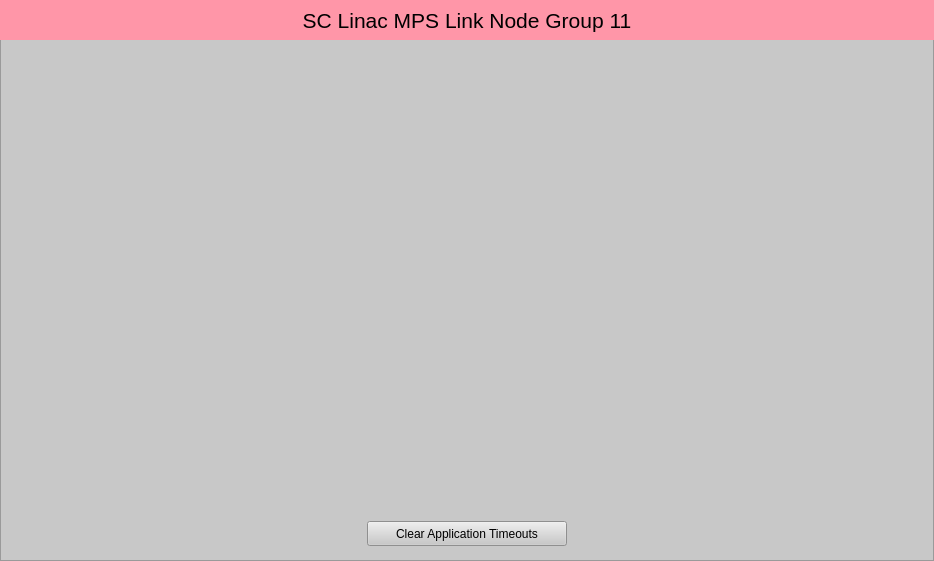
<?xml version="1.0" encoding="UTF-8"?>
<ui version="4.0">
 <class>Form</class>
 <widget class="QWidget" name="Form">
  <property name="geometry">
   <rect>
    <x>0</x>
    <y>0</y>
    <width>934</width>
    <height>561</height>
   </rect>
  </property>
  <property name="windowTitle">
   <string>SC Linac MPS Link Node Group 11</string>
  </property>
  <widget class="QFrame" name="frame">
   <property name="geometry">
    <rect>
     <x>0</x>
     <y>0</y>
     <width>934</width>
     <height>561</height>
    </rect>
   </property>
   <property name="styleSheet">
    <string notr="true">background-color: rgb(200, 200, 200);</string>
   </property>
   <property name="frameShape">
    <enum>QFrame::StyledPanel</enum>
   </property>
   <property name="frameShadow">
    <enum>QFrame::Raised</enum>
   </property>
   <widget class="QLabel" name="label">
    <property name="geometry">
     <rect>
      <x>0</x>
      <y>0</y>
      <width>934</width>
      <height>40</height>
     </rect>
    </property>
    <property name="font">
     <font>
      <pointsize>16</pointsize>
     </font>
    </property>
    <property name="styleSheet">
     <string notr="true">background-color: rgb(255, 150, 168);</string>
    </property>
    <property name="text">
     <string>SC Linac MPS Link Node Group 11</string>
    </property>
    <property name="alignment">
     <set>Qt::AlignCenter</set>
    </property>
   </widget>
   <widget class="PyDMEmbeddedDisplay" name="PyDMEmbeddedDisplay">
    <property name="geometry">
     <rect>
      <x>467</x>
      <y>165</y>
      <width>457</width>
      <height>230</height>
     </rect>
    </property>
    <property name="toolTip">
     <string/>
    </property>
    <property name="macros" stdset="0">
     <string>{"P":"MPLN:BPN26:MP01:1","CN":"SIOC:SYS0:MP01","AID":"0","SLOT_FILE":"LinkNode90_slot.ui","P_IN":"SIOC:SYS0:MP01","PGP":"12","LN":"90","TYPE":"REM","LOCA":"BPN26","IOC_UNIT":"MP01","INST":"1","VIS":"1","P_IN2":"SIOC:SYS0:MP01","TEXT":"CN B005"}</string>
    </property>
    <property name="filename" stdset="0">
     <string>$PYDM/mps/mps_crate_link.ui</string>
    </property>
   </widget>
   <widget class="PyDMEmbeddedDisplay" name="PyDMEmbeddedDisplay">
    <property name="geometry">
     <rect>
      <x>10</x>
      <y>280</y>
      <width>457</width>
      <height>230</height>
     </rect>
    </property>
    <property name="toolTip">
     <string/>
    </property>
    <property name="macros" stdset="0">
     <string>{"P":"MPLN:BPN25:MP01:1","CN":"SIOC:SYS0:MP01","AID":"0","SLOT_FILE":"LinkNode89_slot.ui","P_IN":"MPLN:BPN26:MP01:1","PGP":"1","LN":"89","TYPE":"LOC","LOCA":"BPN25","IOC_UNIT":"MP01","INST":"1","VIS":"0","P_IN2":"MPLN:BPN26:MP01:1","TEXT":"LN Rx"}</string>
    </property>
    <property name="filename" stdset="0">
     <string>$PYDM/mps/mps_crate_link.ui</string>
    </property>
   </widget>
   <widget class="PyDMEmbeddedDisplay" name="PyDMEmbeddedDisplay">
    <property name="geometry">
     <rect>
      <x>10</x>
      <y>50</y>
      <width>457</width>
      <height>230</height>
     </rect>
    </property>
    <property name="toolTip">
     <string/>
    </property>
    <property name="macros" stdset="0">
     <string>{"P":"MPLN:BPN27:MP01:1","CN":"SIOC:SYS0:MP01","AID":"0","SLOT_FILE":"LinkNode91_slot.ui","P_IN":"MPLN:BPN26:MP01:1","PGP":"0","LN":"91","TYPE":"LOC","LOCA":"BPN27","IOC_UNIT":"MP01","INST":"1","VIS":"0","P_IN2":"MPLN:BPN26:MP01:1","TEXT":"LN Rx"}</string>
    </property>
    <property name="filename" stdset="0">
     <string>$PYDM/mps/mps_crate_link.ui</string>
    </property>
   </widget>
   <widget class="PyDMDrawingImage" name="PyDMDrawingImage">
    <property name="geometry">
     <rect>
      <x>10</x>
      <y>509</y>
      <width>250</width>
      <height>50</height>
     </rect>
    </property>
    <property name="toolTip">
     <string/>
    </property>
    <property name="styleSheet">
     <string notr="true">background-color: rgb(200, 200, 200);</string>
    </property>
    <property name="filename" stdset="0">
     <string>$PYDM/mps/lcls_mps_lockup_sidebyside_digital.png</string>
    </property>
   </widget>
   <widget class="PyDMPushButton" name="PyDMPushButton">
    <property name="geometry">
     <rect>
      <x>367</x>
      <y>521</y>
      <width>200</width>
      <height>25</height>
     </rect>
    </property>
    <property name="toolTip">
     <string/>
    </property>
    <property name="text">
     <string>Clear Application Timeouts</string>
    </property>
    <property name="channel" stdset="0">
     <string>ca://SIOC:SYS0:MP01:TO_ERR_CLR</string>
    </property>
    <property name="pressValue" stdset="0">
     <string>1</string>
    </property>
    <property name="releaseValue" stdset="0">
     <string>0</string>
    </property>
   </widget>
  </widget>
 </widget>
 <customwidgets>
  <customwidget>
   <class>PyDMEmbeddedDisplay</class>
   <extends>QFrame</extends>
   <header>pydm.widgets.embedded_display</header>
  </customwidget>
  <customwidget>
   <class>PyDMPushButton</class>
   <extends>QPushButton</extends>
   <header>pydm.widgets.pushbutton</header>
  </customwidget>
  <customwidget>
   <class>PyDMDrawingImage</class>
   <extends>QWidget</extends>
   <header>pydm.widgets.drawing</header>
  </customwidget>
 </customwidgets>
 <resources/>
 <connections/>
</ui>
